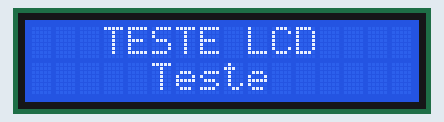
Bench run of a program on a simulated Arduino Uno, built with avr-gcc and run on an emulated ATmega328P. Parts: 16×2 character LCD.

Above: at 0.1 s.
At 3.11 s:
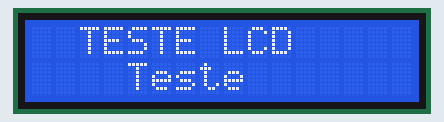
At 4.11 s:
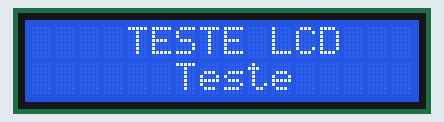

Measured:
- by itself, everything shown: repeats every 4.2 s, in 12 steps

The program:

main.cpp
```cpp
#include <Arduino.h>
#include "LiquidCrystal.h"

LiquidCrystal lcd(2, 3, 4, 5, 6, 7);

void setup()
{
  // put your setup code here, to run once:
  lcd.begin(16, 2);
}

void loop()
{
  // put your main code here, to run repeatedly:
  lcd.setCursor(3, 0);
  lcd.print("TESTE LCD");
  lcd.setCursor(5, 1);
  lcd.print("Teste");
  delay(3000);

  for (int poss = 0; poss < 3; poss++)
  {
    lcd.scrollDisplayLeft();
    delay(100);
  }

  for (int poss = 0; poss < 6; poss++)
  {
    lcd.scrollDisplayRight();
    delay(100);
  }
  for (int poss = 0; poss < 3; poss++)
  {
    lcd.scrollDisplayLeft();
    delay(100);
  }
}
```
